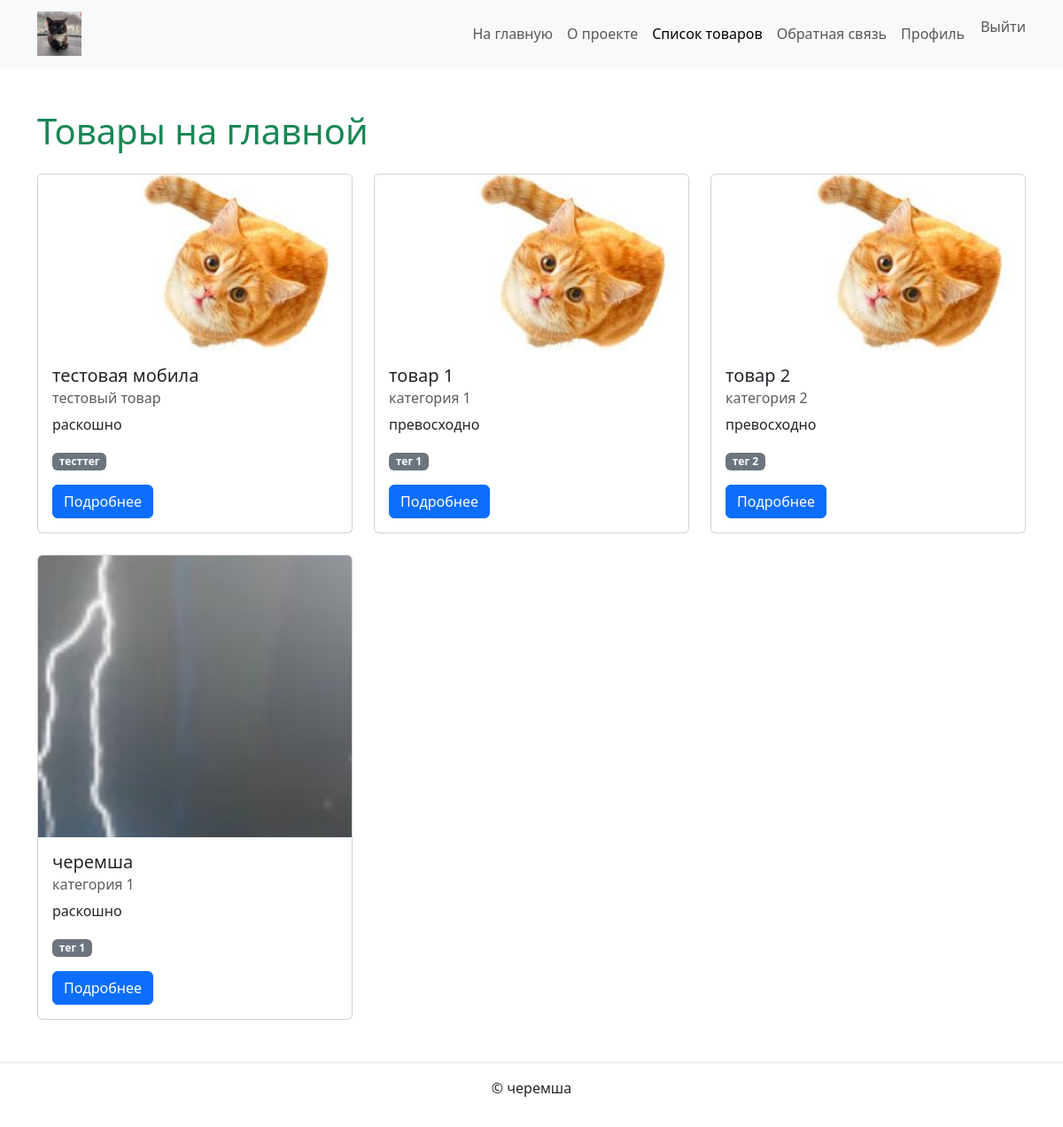
/catalog/ (signed in), run on the app's committed database.
### catalog/models.py (models this page shows, shortened)
class Item(core.models.PublishedWithNameBaseModel):
    text = django.db.models.TextField(
        validators=[validate_text],
        verbose_name="текст"
    )
    category = django.db.models.ForeignKey(
        "catalog.Category",
        on_delete=django.db.models.CASCADE,
        related_name="items",
        verbose_name="категория"
    )
    tags = django.db.models.ManyToManyField(
        "catalog.Tag",
        related_name="items",
        verbose_name="теги"
    )
    main_image = django.db.models.ImageField(
        upload_to="main_images/",
        null=True,
        blank=True,
        verbose_name="главное изображение"
    )
    is_on_main = django.db.models.BooleanField(
        default=False,
        verbose_name="Показывать на главной"
    )
    class Meta:
        verbose_name = "товар"
        verbose_name_plural = "товары"

class Category(core.models.PublishedWithNameBaseModel):
    slug = django.db.models.SlugField(
        max_length=200,
        unique=True,
        verbose_name="слаг"
    )
    weight = django.db.models.PositiveIntegerField(
        default=100,
        validators=[MinValueValidator(1), MaxValueValidator(32767)],
        verbose_name="вес"
    )
    class Meta:
        verbose_name = "категория"
        verbose_name_plural = "категории"

class Tag(core.models.PublishedWithNameBaseModel):
    slug = django.db.models.SlugField(
        max_length=200,
        unique=True,
        verbose_name="слаг"
    )
    class Meta:
        verbose_name = "тег"
        verbose_name_plural = "теги"

### catalog/views.py (the view)
# urls.py: path('', views.main_page, name='main_page'),
def main_page(request):
    items = (
        Item.objects.filter(is_published=True, is_on_main=True)
        .select_related("category")
        .prefetch_related("tags")
        .only("name", "text", "category__name")
        .order_by("name")
    )
    return render(request, 'catalog/main.html', {'items': items})

### templates/catalog/main.html (shortened to what this page needs)
{% extends 'base.html' %}
{% load static %}
{% block content %}
<h1 class="mb-4 text-success">Товары на главной</h1>
<div class="row row-cols-1 row-cols-md-3 g-4">
  {% for item in items %}
    <div class="col">
      {% include 'includes/item_card.html' %}
    </div>
  {% endfor %}
</div>
{% endblock %}

### templates/includes/item_card.html
{% load static %}
<div class="card h-100">
  {% if item.main_image %}
    <img src="{{ item.main_image.url }}" class="card-img-top" alt="{{ item.name }}">
  {% else %}
    <img src="{% static 'images/photo.png' %}" class="card-img-top" alt="Заглушка">
  {% endif %}
  <div class="card-body">
    <h5 class="card-title">{{ item.name }}</h5>
    <h6 class="card-subtitle mb-2 text-muted">{{ item.category.name }}</h6>
    <p class="card-text">{{ item.text|truncatewords:10 }}</p>
    <p>
      {% for tag in item.tags.all %}
        <span class="badge bg-secondary">{{ tag.name }}</span>
      {% endfor %}
    </p>
    <a href="{% url 'catalog:item_detail' item.pk %}" class="btn btn-primary">Подробнее</a>
  </div>
</div>

### data on the page
Item: name "тестовая мобила", category.name "тестовый товар", text "раскошно"
Tag: name "тесттег"
Item: name "товар 1", category.name "категория 1", text "превосходно"
Tag: name "тег 1"
Item: name "товар 2", category.name "категория 2", text "превосходно"
Tag: name "тег 2"
Item: main_image (picture), name "черемша", category.name "категория 1", text "раскошно"
